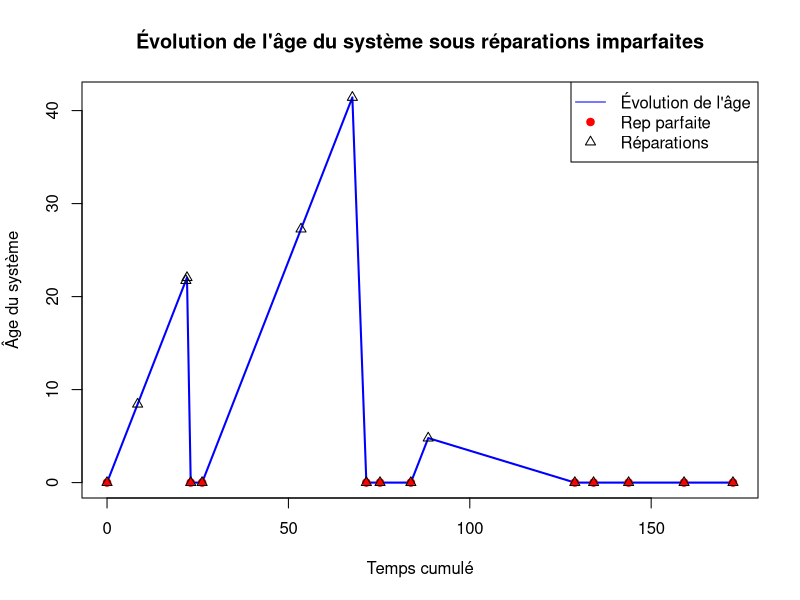
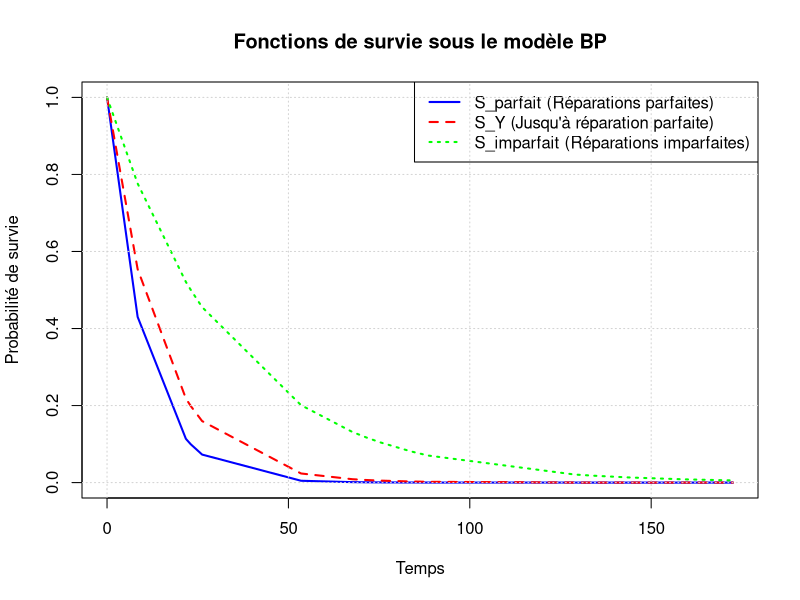

These charts were generated, in order, by the following R code:
## ---- chunk 1
knitr::opts_chunk$set(echo = TRUE)
## ---- chunk 2
set.seed(123)

p <- 0.7 #on pose 0.7 la proba d'avoir une réparation parfaite
lambda <- 0.1 #taux de défaillance qu'on pourra par la suite changer afin de voir les différents résultats
m <- 10 #nombre de réparations parfaites qu'on veut observer

A <- 0  # age du système initial
perfect_repairs <- 0  # compteur de réparations parfaites
## ---- chunk 3
T_vec <- c()  #vecteur qui stock les Ti (temps entre chaque pannes consécutives)
Z_vec <- c() 
Age_vec <- c() 
## ---- chunk 4

T_vec <- c(T_vec, 0)
Z_vec <- c(Z_vec, 1)
Age_vec <- c(Age_vec, 0)
  

while (perfect_repairs < m) {
  T_i <- rexp(1, rate = lambda)  
  Z_i <- rbinom(1, size = 1, prob = p)  
  
  if (Z_i == 1) {
    A <- 0  
    perfect_repairs <- perfect_repairs + 1
  } else {
    A <- A + T_i  
  }
  
  T_vec <- c(T_vec, T_i)
  Z_vec <- c(Z_vec, Z_i)
  Age_vec <- c(Age_vec, A)
  
}
print(T_vec)
print(Z_vec)
plot(cumsum(T_vec), Age_vec, type="l", col="blue", lwd=2,
     xlab="Temps cumulé", ylab="Âge du système",
     main="Évolution de l'âge du système sous réparations imparfaites")

points(cumsum(T_vec)[Z_vec == 1], Age_vec[Z_vec == 1], col="red", pch=19)
points(cumsum(T_vec), Age_vec, col="black", pch=2)
legend("topright", legend=c("Évolution de l'âge","Rep parfaite" ,"Réparations"), col=c("blue","red", "black"), pch=c(NA, 19, 2), lty=c(1, NA, NA))
## ---- chunk 5
time_vec <- cumsum(T_vec)
S_parfait <- exp(-lambda * time_vec)  # Survie après réparation parfaite
S_imparfait <- exp(-lambda * (1 - p) * time_vec)  # Survie avec réparation imparfaite
S_Y <- exp(-lambda * p * time_vec) # Survie jusqu'à la prochaine réparation parfaite

plot(time_vec, S_parfait, type="l", col="blue", lwd=2,
     ylim=c(0,1), xlab="Temps", ylab="Probabilité de survie",
     main="Fonctions de survie sous le modèle BP")

lines(time_vec, S_Y, col="red", lwd=2, lty=2)  # Jusqu'à la réparation parfaite
lines(time_vec, S_imparfait, col="green", lwd=2, lty=3)  # Avec réparations imparfaites

# Ajouter une légende
legend("topright", legend=c("S_parfait (Réparations parfaites)", 
                            "S_Y (Jusqu'à réparation parfaite)", 
                            "S_imparfait (Réparations imparfaites)"),
       col=c("blue", "red", "green"), lty=c(1,2,3), lwd=2)

grid()

#print(time_vec)
## ---- chunk 6
index_order <- order(Age_vec)
Age_vec_ord <- Age_vec[index_order]
Z_vec_ord <- Z_vec[index_order]

## ---- chunk 7
MLE_P <- function(m,n)
{
  return(m/n)
}
